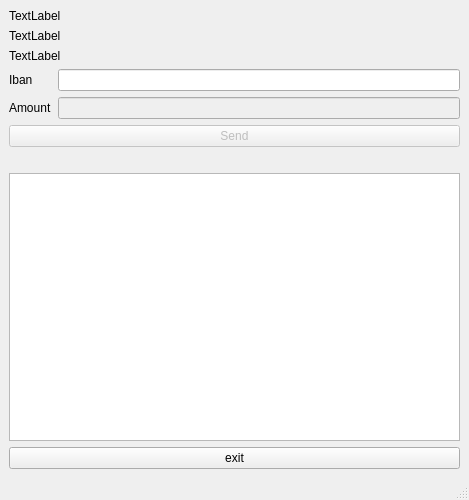
<?xml version="1.0" encoding="UTF-8"?>
<ui version="4.0">
 <class>InterFace</class>
 <widget class="QMainWindow" name="InterFace">
  <property name="geometry">
   <rect>
    <x>0</x>
    <y>0</y>
    <width>469</width>
    <height>500</height>
   </rect>
  </property>
  <property name="windowTitle">
   <string>MainWindow</string>
  </property>
  <widget class="QWidget" name="centralwidget">
   <layout class="QVBoxLayout" name="verticalLayout_2">
    <item>
     <widget class="QLabel" name="balance_label">
      <property name="text">
       <string>TextLabel</string>
      </property>
     </widget>
    </item>
    <item>
     <widget class="QLabel" name="Iban_label">
      <property name="text">
       <string>TextLabel</string>
      </property>
     </widget>
    </item>
    <item>
     <widget class="QLabel" name="name_surname_label">
      <property name="text">
       <string>TextLabel</string>
      </property>
     </widget>
    </item>
    <item>
     <layout class="QVBoxLayout" name="verticalLayout">
      <item>
       <layout class="QGridLayout" name="gridLayout">
        <item row="0" column="0">
         <widget class="QLabel" name="label">
          <property name="text">
           <string>Iban </string>
          </property>
         </widget>
        </item>
        <item row="0" column="1">
         <widget class="QLineEdit" name="Iban_lineEdit"/>
        </item>
        <item row="1" column="0">
         <widget class="QLabel" name="label_2">
          <property name="text">
           <string>Amount</string>
          </property>
         </widget>
        </item>
        <item row="1" column="1">
         <widget class="QLineEdit" name="amount_lineEdit">
          <property name="enabled">
           <bool>false</bool>
          </property>
         </widget>
        </item>
       </layout>
      </item>
      <item>
       <widget class="QPushButton" name="send_pushButton">
        <property name="enabled">
         <bool>false</bool>
        </property>
        <property name="text">
         <string>Send</string>
        </property>
       </widget>
      </item>
     </layout>
    </item>
    <item>
     <widget class="QLabel" name="receiver_name_label">
      <property name="text">
       <string/>
      </property>
     </widget>
    </item>
    <item>
     <widget class="QTableView" name="tableView"/>
    </item>
    <item>
     <widget class="QPushButton" name="exit_pushButton">
      <property name="text">
       <string>exit</string>
      </property>
     </widget>
    </item>
   </layout>
  </widget>
  <widget class="QMenuBar" name="menubar">
   <property name="geometry">
    <rect>
     <x>0</x>
     <y>0</y>
     <width>469</width>
     <height>21</height>
    </rect>
   </property>
  </widget>
  <widget class="QStatusBar" name="statusbar"/>
 </widget>
 <resources/>
 <connections/>
</ui>
